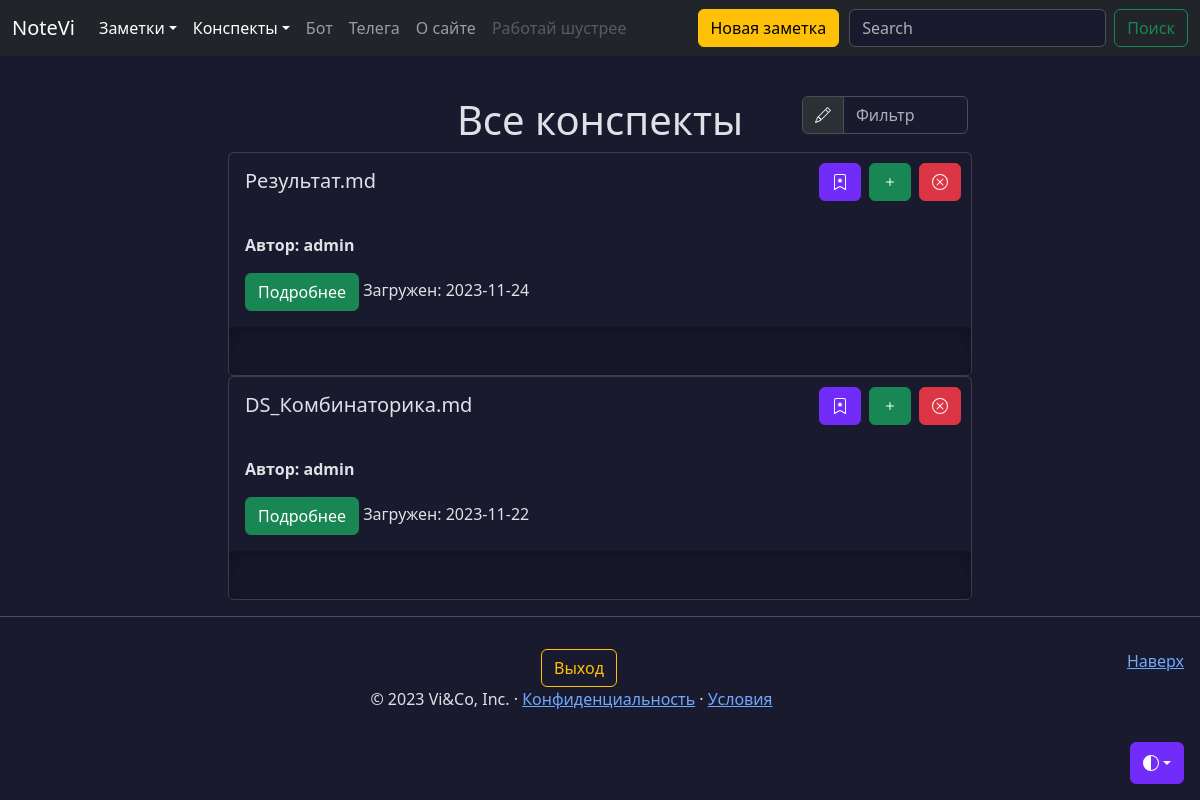
Page /conspects/favorites (signed in) on the committed database.
### models.py (models this page shows, shortened)
class Conspect(db.Model):
    id = db.Column(db.Integer, primary_key=True)
    name = db.Column(db.String(100), nullable=False, default='Not_name')
    files = db.relationship('File',
                            secondary='conspect_file',
                            lazy='subquery',
                            backref=db.backref('conspects',
                                               lazy=True))
    add_date = db.Column(db.Date(), default=datetime.utcnow)
    public = db.Column(db.String(8), default=None)
    user_id = db.Column(db.Integer, db.ForeignKey('user.id'))
    intro = db.Column(db.String(200), nullable=False, default=' ')
    favorites = db.relationship('User',
                                secondary='favorites_conspect',
                                backref=db.backref('favorite_conspects',
                                                   lazy=True),
                                lazy='subquery')
    images = db.relationship('File',
                             secondary='conspect_image',
                             lazy='subquery',
                             backref=db.backref('img_conspects',
                                                lazy=True))

class User(db.Model, UserMixin):
    id = db.Column(db.Integer, primary_key=True)
    username = db.Column(
        db.String(64), index=True, unique=True, nullable=False
    )
    email = db.Column(db.String(120), index=True, unique=True, nullable=False)
    password_hash = db.Column(db.String(255), nullable=False)
    notes = db.relationship('Note',
                            backref='author',
                            lazy='dynamic',
                            cascade='all, delete')
    created_on = db.Column(db.DateTime(), default=datetime.utcnow)
    updated_on = db.Column(
        db.DateTime(), default=datetime.utcnow, onupdate=datetime.utcnow
    )
    is_active = db.Column(db.Boolean(), default=True)
    conspects = db.relationship('Conspect',
                                backref='author',
                                lazy='dynamic',
                                cascade='all, delete'
                                )
    def is_favorite_conspect(self, conspect):
        if not self.favorite_conspects:
            return False
        return conspect in self.favorite_conspects
    def is_author(self, instance):
        return self.id == instance.user_id

### views/conspects.py (the view)
@app.route('/conspects/favorites')
@login_required
def favorite_conspects():
    conspects = (
        Conspect.query.filter(Conspect.favorites.contains(current_user))
                      .order_by(Conspect.id.desc())
                      .all()
    )
    return render_template('conspects.html', conspects=conspects)

### models.py (called while the page is built)
@login_manager.user_loader
def load_user(user_id):
    return db.session.query(User).get(user_id)

### templates/conspects.html (shortened to what this page needs)
{% extends 'base.html' %}
{% block content %}
{% if request.endpoint == 'public_conspects' or current_user.is_authenticated %}
<div class="container mt-5">
  <div class="row justify-content-md-center">
    {% if conspects|length > 0 %}
    <div class="col-sm-4 col-lg-2">
    </div>
    <div class="col-sm-4 align-self-center">
        <h1 style="text-align: center;">Все конспекты</h1>
    {% endif %}
    </div>
    {% if conspects|length > 0 %}
      <div class="col-sm-4 col-lg-2 mb-2">
        <div class="input-group">
          <span class="input-group-text" id="basic-addon1">
          </span>
          <input type="text" class="form-control" placeholder="Фильтр" aria-label="Фильтр" aria-describedby="basic-addon1" id="filterInput">
        </div>
      </div>
    </div>
    {% endif %}
    {% if conspects|length > 0 %}
      {% for conspect in conspects %}
        <div class="card container col-lg-8 p-0">
          <div class="card-body container">
            <h5 class="card-title col-7">{{ conspect.name }}</h5>
            <il class="align-self-end">{% include 'includes/btn_conspect.html' %}</il>
          </div>
          <div class="card-body container">
            <p class="card-author"><b>Автор: {{ conspect.author.username }}</b></p>
            <a href="{{ url_for('conspect', id=conspect.id) }}" class="btn btn-success" data-toggle="button" aria-pressed="false" autocomplete="off">
                Подробнее
            </a>
            <note class="date col">Загружен: {{ conspect.add_date }}</note>
          </div>
          <div class="b-example-divider" style="width: 100%;"></div>
        </div>
      {% endfor %}
    {% endif %}
  </div>
  {% else %}
  <div class="container mt-5">
    <h1 style="text-align: center;">Войдите или зарегистрируйтесь</h1>
  </div>
  {% endif %}
{% endblock %}

### templates/includes/btn_conspect.html (shortened to what this page needs)
{% if current_user.is_authenticated %}
  {% if not current_user.is_author(conspect) %}
  <a {% if current_user.is_favorite_conspect(conspect) %} href="/conspects/{{ conspect.id }}/unfavorite" class="btn btn-success btn-bd-primary delete-button" {% else %} href="/conspects/{{ conspect.id }}/favorite" class="btn btn-success delete-button" {% endif %}>
    <svg xmlns="http://www.w3.org/2000/svg" width="16" height="16" fill="currentColor" class="bi bi-trash" viewBox="0 0 16 16">
      <path d="M7.84 4.1a.178.178 0 0 1 .32 0l.634 1.285a.178.178 0 0 0 .134.098l1.42.206c.145.021.204.2.098.303L9.42 6.993a.178.178 0 0 0-.051.158l.242 1.414a.178.178 0 0 1-.258.187l-1.27-.668a.178.178 0 0 0-.165 0l-1.27.668a.178.178 0 0 1-.257-.187l.242-1.414a.178.178 0 0 0-.05-.158l-1.03-1.001a.178.178 0 0 1 .098-.303l1.42-.206a.178.178 0 0 0 .134-.098L7.84 4.1z"></path>
      <path d="M2 2a2 2 0 0 1 2-2h8a2 2 0 0 1 2 2v13.5a.5.5 0 0 1-.777.416L8 13.101l-5.223 2.815A.5.5 0 0 1 2 15.5V2zm2-1a1 1 0 0 0-1 1v12.566l4.723-2.482a.5.5 0 0 1 .554 0L13 14.566V2a1 1 0 0 0-1-1H4z"></path>
    </svg>
  </a>
  {% else %}
  <a {% if current_user.is_favorite_conspect(conspect) %} href="/conspects/{{ conspect.id }}/unfavorite" class="btn btn-success btn-bd-primary favorite-button" {% else %} href="/conspects/{{ conspect.id }}/favorite" class="btn btn-success favorite-button" {% endif %}>
  </a>
  {% endif %}
{% endif %}
{% if current_user.is_authenticated and current_user.is_author(conspect) %}
  <a href="{{ url_for('add_intro', id=conspect.id) }}" class="btn btn-success edit-button">
    <svg xmlns="http://www.w3.org/2000/svg" width="16" height="16" fill="currentColor" class="bi bi-plus" viewBox="0 0 16 16">
      <path d="M8 4a.5.5 0 0 1 .5.5v3h3a.5.5 0 0 1 0 1h-3v3a.5.5 0 0 1-1 0v-3h-3a.5.5 0 0 1 0-1h3v-3A.5.5 0 0 1 8 4z"/>
    </svg>
  </a>
  <a href="/conspects/{{ conspect.id }}/confirm" class="btn btn-danger delete-button">
    </a>
{% endif %}

### static/css/base.css (style rules this page uses)
body { padding-top: 3rem; color: rgb(var(--bs-tertiary-color-rgb)); display: flex; flex-direction: column; height: 100%; }
.favorite-button { position: absolute; top: 10px; right: 110px; }
.edit-button { position: absolute; top: 10px; right: 60px; }
.delete-button { position: absolute; top: 10px; right: 10px; }
.b-example-divider { width: 100%; height: 3rem; background-color: rgba(0, 0, 0, .1); border: solid rgba(0, 0, 0, .15); border-width: 1px 0; box-shadow: inset 0 .5em 1.5em rgba(0, 0, 0, .1), inset 0 .125em .5em rgba(0, 0, 0, .15); }
.bi { vertical-align: -.125em; fill: currentColor; }
.btn-bd-primary { --bd-violet-bg: #712cf9; --bd-violet-rgb: 112.520718, 44.062154, 249.437846; --bs-btn-font-weight: 600; --bs-btn-color: var(--bs-white); --bs-btn-bg: var(--bd-violet-bg); --bs-btn-border-color: var(--bd-violet-bg); --bs-btn-hover-color: var(--bs-white); --bs-btn-hover-bg: #6528e0; --bs-btn-hover-border-color: #6528e0; --bs-btn-focus-shadow-rgb: var(--bd-violet-rgb); --bs-btn-active-color: var(--bs-btn-hover-color); --bs-btn-active-bg: #5a23c8; --bs-btn-active-border-color: #5a23c8; }
p { white-space: pre-line; }

### rows in the picture
Conspect: name "Результат.md", author.username "admin", add_date "2023-11-24"
Conspect: name "DS_Комбинаторика.md", author.username "admin", add_date "2023-11-22"
